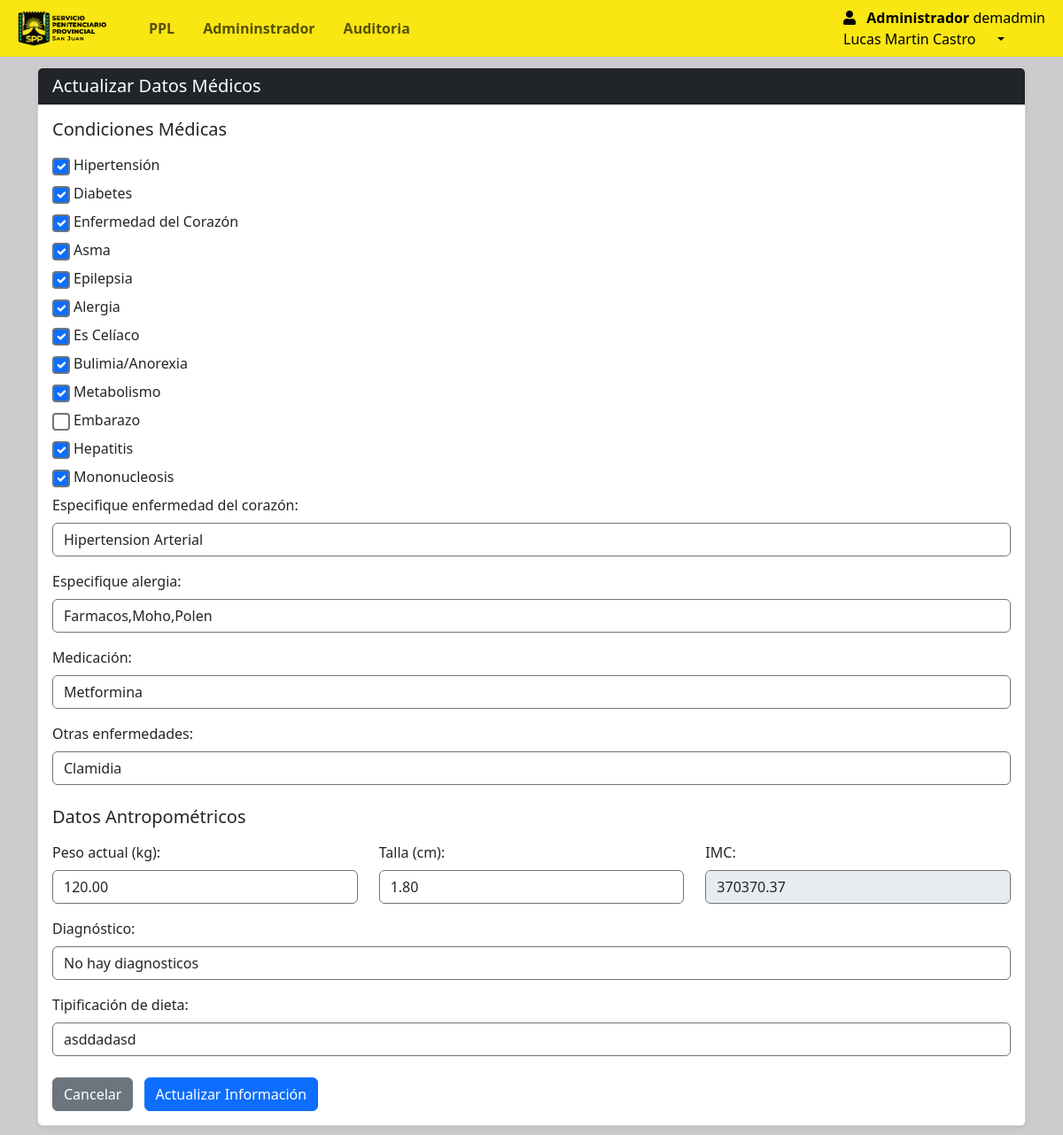
/Views/admin/sanitario_edit.php?id=42 (signed in), run on the app's committed database.
### tables this page shows
CREATE TABLE `rol` (
  `id_rol` int(11) NOT NULL,
  `nombre_rol` varchar(50) NOT NULL
);

CREATE TABLE `usuarios` (
  `id_usuario` int(11) NOT NULL,
  `id_persona` int(11) NOT NULL,
  `id_rol` int(11) NOT NULL,
  `nombre_usuario` varchar(50) NOT NULL,
  `contrasena` varchar(255) NOT NULL,
  `fecha_creacion` datetime DEFAULT current_timestamp(),
  `activo` tinyint(1) DEFAULT 1
);

CREATE TABLE `datos_medicos` (
  `id` int(11) NOT NULL,
  `id_ppl` int(11) NOT NULL,
  `hipertension` tinyint(1) NOT NULL DEFAULT 0,
  `diabetes` tinyint(1) NOT NULL DEFAULT 0,
  `enfermedad_corazon` tinyint(1) NOT NULL DEFAULT 0,
  `enfermedad_corazon_cual` varchar(255) DEFAULT NULL,
  `asma` tinyint(1) NOT NULL DEFAULT 0,
  `epilepsia` tinyint(1) NOT NULL DEFAULT 0,
  `alergia` tinyint(1) NOT NULL DEFAULT 0,
  `alergia_especifique` varchar(255) DEFAULT NULL,
  `es_celiaco` tinyint(1) NOT NULL DEFAULT 0,
  `bulimia_anorexia` tinyint(1) NOT NULL DEFAULT 0,
  `medicacion` varchar(255) DEFAULT NULL,
  `metabolismo` tinyint(1) NOT NULL DEFAULT 0,
  `embarazo` tinyint(1) NOT NULL DEFAULT 0,
  `hepatitis` tinyint(1) NOT NULL DEFAULT 0,
  `mononucleosis` tinyint(1) NOT NULL DEFAULT 0,
  `otras_enfermedades` varchar(255) DEFAULT NULL,
  `peso_actual` decimal(10,2) NOT NULL,
  `talla` decimal(10,2) NOT NULL,
  `imc` decimal(10,2) NOT NULL,
  `diagnostico` varchar(255) DEFAULT NULL,
  `tipificacion_dieta` varchar(255) DEFAULT NULL
);

### Views/admin/sanitario_edit.php (the view, shortened to what this page needs)
<?php
require 'navbar.php';
$idppl = isset($_GET['id']) ? intval($_GET['id']) : 0;
$sql = "SELECT * FROM datos_medicos WHERE id_ppl = :id_ppl";
$stmt = $db->prepare($sql);
$stmt->bindParam(':id_ppl', $idppl);
$stmt->execute();
$datos_medicos = $stmt->fetch(PDO::FETCH_ASSOC);
?>
<div class="container mt-3">
    <div class="card shadow-sm">
        <h5 class="card-header bg-dark text-white">
            <?php echo $datos_medicos ? 'Actualizar' : 'Crear'; ?> Datos Médicos
        </h5>
        <div class="card-body">
            <form method="POST" class="needs-validation" novalidate>
                <div class="mb-4">
                    <h5 class="mb-3">Condiciones Médicas</h5>
                    <?php
                    $condiciones = [
                        'hipertension' => 'Hipertensión',
                        'diabetes' => 'Diabetes',
                        'enfermedad_corazon' => 'Enfermedad del Corazón',
                        'asma' => 'Asma',
                        'epilepsia' => 'Epilepsia',
                        'alergia' => 'Alergia',
                        'es_celiaco' => 'Es Celíaco',
                        'bulimia_anorexia' => 'Bulimia/Anorexia',
                        'metabolismo' => 'Metabolismo',
                        'embarazo' => 'Embarazo',
                        'hepatitis' => 'Hepatitis',
                        'mononucleosis' => 'Mononucleosis'
                    ];
                    foreach ($condiciones as $campo => $label): ?>
                        <div class="form-check mb-2">
                            <input class="form-check-input" type="checkbox"
                                   name="<?php echo $campo; ?>"
                                   id="<?php echo $campo; ?>"
                                   <?php echo ($datos_medicos[$campo] ?? false) ? 'checked' : ''; ?>>
                            <label class="form-check-label" for="<?php echo $campo; ?>">
                                <?php echo $label; ?>
                            </label>
                        </div>
                    <?php endforeach; ?>
                    <div class="mb-3" id="enfermedad_corazon_detail"
                         style="display: <?php echo ($datos_medicos['enfermedad_corazon'] ?? false) ? 'block' : 'none'; ?>">
                        <label class="form-label">Especifique enfermedad del corazón:</label>
                        <input class="form-control" type="text" name="enfermedad_corazon_cual"
                               value="<?php echo htmlspecialchars($datos_medicos['enfermedad_corazon_cual'] ?? ''); ?>">
                    </div>
                    <div class="mb-3" id="alergia_detail"
                         style="display: <?php echo ($datos_medicos['alergia'] ?? false) ? 'block' : 'none'; ?>">
                        <label class="form-label">Especifique alergia:</label>
                        <input class="form-control" type="text" name="alergia_especifique"
                               value="<?php echo htmlspecialchars($datos_medicos['alergia_especifique'] ?? ''); ?>">
                    </div>
                    <div class="mb-3">
                        <label class="form-label">Medicación:</label>
                        <input class="form-control" type="text" name="medicacion"
                               value="<?php echo htmlspecialchars($datos_medicos['medicacion'] ?? ''); ?>"
                               placeholder="Especifique medicación">
                    </div>
                    <div class="mb-3">
                        <label class="form-label">Otras enfermedades:</label>
                        <input class="form-control" type="text" name="otras_enfermedades"
                               value="<?php echo htmlspecialchars($datos_medicos['otras_enfermedades'] ?? ''); ?>"
                               placeholder="Especifique otras enfermedades">
                    </div>
                </div>
                <div class="mb-4">
                    <h5 class="mb-3">Datos Antropométricos</h5>
                    <div class="row">
                        <div class="col">
                            <div class="mb-3">
                                <label for="peso_actual" class="form-label">Peso actual (kg):</label>
                                <input class="form-control" type="number" step="0.01" name="peso_actual" id="peso_actual"
                                    value="<?php echo htmlspecialchars($datos_medicos['peso_actual'] ?? ''); ?>"
                                    required>
                            </div>
                        </div>
                        <div class="col">
                            <div class="mb-3">
                                <label for="talla" class="form-label">Talla (cm):</label>
                                <input class="form-control" type="number" step="0.1" name="talla" id="talla"
                                    value="<?php echo htmlspecialchars($datos_medicos['talla'] ?? ''); ?>"
                                    required>
                            </div>
                        </div>
                        <div class="col">
                            <div class="mb-3">
                                <label for="imc" class="form-label">IMC:</label>
                                <input class="form-control" type="text" name="imc" id="imc"
                                    value="<?php echo htmlspecialchars($datos_medicos['imc'] ?? ''); ?>"
                                    readonly>
                            </div>
                        </div>
                    </div>
                    <div class="mb-3">
                        <label for="diagnostico" class="form-label">Diagnóstico:</label>
                        <input class="form-control" type="text" name="diagnostico" id="diagnostico"
                               value="<?php echo htmlspecialchars($datos_medicos['diagnostico'] ?? ''); ?>">
                    </div>
                    <div class="mb-3">
                        <label for="tipificacion_dieta" class="form-label">Tipificación de dieta:</label>
                        <input class="form-control" type="text" name="tipificacion_dieta" id="tipificacion_dieta"
                               value="<?php echo htmlspecialchars($datos_medicos['tipificacion_dieta'] ?? ''); ?>">
                    </div>
                </div>
                <a href="ppl_informe.php?seccion=informe-sanitario&id=<?php echo $idppl; ?>"
                    class="btn btn-secondary">
                    Cancelar
                </a>
                <button name="guardar" type="submit" class="btn btn-primary ml-2">
                    <?php echo $datos_medicos ? 'Actualizar' : 'Guardar'; ?> Información
                </button>
            </form>
        </div>
    </div>
</div>

### Views/admin/navbar.php (shortened to what this page needs)
<?php
require '../../conn/connection.php';
$id_rol = $_SESSION['id_rol'];
$id_usuario= $_SESSION['id_usuario'];
$query = "SELECT * FROM rol WHERE id_rol = ?";
$stmt = $conexion->prepare($query);
$stmt->bind_param("i", $id_rol);
$stmt->execute();
$result = $stmt->get_result();
if ($result && $result->num_rows > 0) {
  $rol = $result->fetch_assoc();
  $nombre_rol = $rol['nombre_rol'];
} else {
  $nombre_rol = "Usuario Desconocido";
}
?>
<!DOCTYPE html>
<html lang="es">
<head>
  <link rel="stylesheet" href="https://use.fontawesome.com/releases/v5.8.2/css/all.css">
  <link rel="stylesheet" href="../../css/style.css">
  <link href="https://cdn.jsdelivr.net/npm/bootstrap@5.3.2/dist/css/bootstrap.min.css" rel="stylesheet">
  <link rel="stylesheet" href="https://maxcdn.bootstrapcdn.com/bootstrap/4.5.2/css/bootstrap.min.css">
  <link rel="stylesheet" href="https://cdnjs.cloudflare.com/ajax/libs/twitter-bootstrap/5.3.0/css/bootstrap.min.css">
  <link rel="stylesheet" href="https://cdn.datatables.net/1.13.7/css/dataTables.bootstrap5.min.css">
  <link rel="stylesheet" type="text/css" href="https://cdn.datatables.net/1.13.1/css/dataTables.bootstrap5.min.css" />
  <link rel="stylesheet" type="text/css" href="https://cdn.datatables.net/buttons/2.3.3/css/buttons.bootstrap5.min.css" />
  <link rel="stylesheet" href="https://cdn.jsdelivr.net/npm/bootstrap@5.3.0-alpha1/dist/css/bootstrap.min.css" />
  <link rel="stylesheet" href="https://cdnjs.cloudflare.com/ajax/libs/font-awesome/6.2.1/css/all.min.css" />
  <link rel="stylesheet" href="https://cdnjs.cloudflare.com/ajax/libs/font-awesome/5.15.4/css/all.min.css">
</head>
<body>
  <div style="height:60px">
    <nav class="navbar navbar-expand-lg fixed-top my-0 py-0" style="background-color: #f9e612;">
      <div class="container-fluid ml-2 ">
        <a href="index.php" class="navbar-brand mb-0 pr-4 ">
          <img class="d-line-block align-top " src="../../img/LOGO2.ico" width="100px" style="margin-right:0px">
        </a>
        <div class="collapse navbar-collapse " id="navbarNav">
          <ul class="navbar-nav mr-auto ">
            <li class="nav-item  pr-3">
              <a class="nav-link " href="ppl_index.php"><b>PPL</b></a>
            </li>
            <?php
              if ($_SESSION['id_rol'] === 1) {
            ?>
                  <li class="nav-item  pr-3">
                    <a class="nav-link " href="admin_index.php"><b>Admininstrador</b></a>
                  </li>
            <?php
              }
            ?>
            <?php
              if ($_SESSION['id_rol'] === 1) {
            ?>
              <li class="nav-item  pr-3">
                <a class="nav-link " href="auditoria.php"><b>Auditoria</b></a>
              </li>
            <?php
              }
            ?>
          </ul>
          <form class="form-inline d-flex justify-content-end">
            <div class="collapse navbar-collapse" id="navbarNav">
              <ul class="navbar-nav">
                <li class="nav-item dropdown">
                  <a class="nav-link dropdown-toggle active" href="#" role="button" data-bs-toggle="dropdown" aria-expanded="false">
                    <i class="fas fa-user pr-2"></i>
                    <span class="mr-3">
                      <b>
                      <?php if (isset($nombre_rol)) : ?>
                        <?php echo $nombre_rol; ?>
                      <?php else : ?>
                        "Usuario Desconocido"
                      <?php endif; ?>
                      </b>
                      <span>
                        <?php if (isset($_SESSION['nombres'])) : ?>
                           <?php
                           $query = "SELECT nombre_usuario FROM usuarios WHERE activo = 1 AND id_usuario = :id_usuario";
                           $stmt = $db->prepare($query);
                           $stmt->bindParam(':id_usuario', $id_usuario, PDO::PARAM_INT);
                           $stmt->execute();
                           $usuario = $stmt->fetch(PDO::FETCH_ASSOC);
                           ?>
                          <?php echo $usuario['nombre_usuario']; ?>
                          <br>
                          <?php echo $_SESSION['nombres']; ?>
                          <?php echo $_SESSION['apellidos']; ?>
                        <?php endif; ?>
                      </span>
                    </span>
                  </a>
                </li>
            </div>
          </form>
        </div>
      </div>
    </nav>
  </div>

### css/style.css (style rules this page uses)
body { position: relative; padding-bottom: 10px; min-height: 100vh; }
input { border-style: solid !important; border-color: #6c757d !important; border-width: 1.5px !important; }
input[type=checkbox] { border-color: #6c757d !important; border-style: solid !important; border-width: 2px !important; width: 20px; height: 20px; }

### Views/admin/navbar.php (style rules this page uses)
body { background: #cccccc; }

### data on the page
rol: nombre_rol "Administrador"
usuarios: nombre_usuario "demadmin"
datos_medicos: hipertension "☑", diabetes "☑", enfermedad_corazon "☑", asma "☑", epilepsia "☑", alergia "☑", es_celiaco "☑", bulimia_anorexia "☑", metabolismo "☑", hepatitis "☑", mononucleosis "☑", enfermedad_corazon_cual "Hipertension Arterial", alergia_especifique "Farmacos,Moho,Polen", medicacion "Metformina", otras_enfermedades "Clamidia", peso_actual "120.00", talla "1.80", imc "370370.37", diagnostico "No hay diagnosticos", tipificacion_dieta "asddadasd"

### other printed values
$_SESSION['nombres'] "Lucas Martin"
$_SESSION['apellidos'] "Castro"
$label "Hipertensión"
$label "Diabetes"
$label "Enfermedad del Corazón"
$label "Asma"
$label "Epilepsia"
$label "Alergia"
$label "Es Celíaco"
$label "Bulimia/Anorexia"
$label "Metabolismo"
$label "Embarazo"
$label "Hepatitis"
$label "Mononucleosis"
